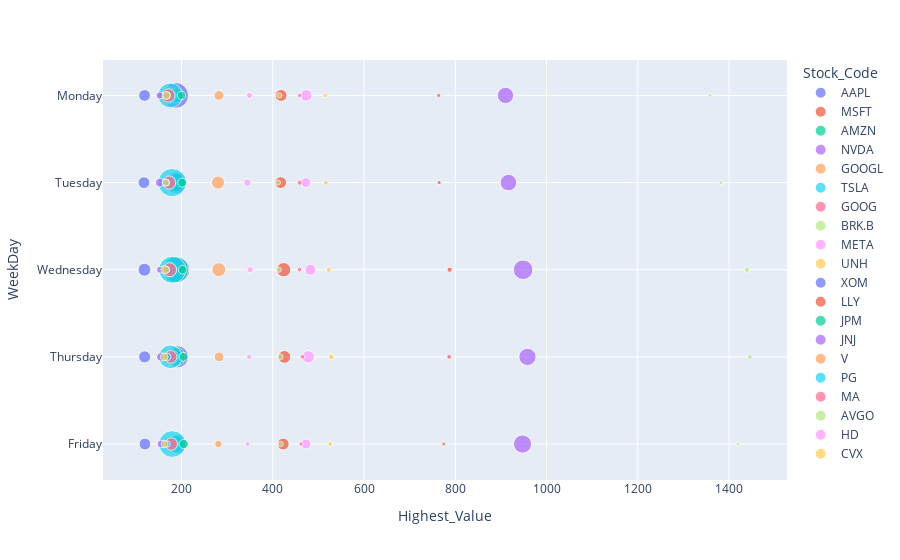

This figure's notebook cell:
### Code cell
# Bubble Garph
px.scatter(cleaned_data[(cleaned_data['Week'] == 20)            ], x='Highest_Value', y= 'WeekDay', color='Stock_Code', size='Volume')

### Figure 1 — Plotly figure (JSON) as saved in the notebook; plotly's stock layout.template omitted (floating-point values rounded to 4 significant figures)
{"data": [{"hovertemplate": "Stock_Code=AAPL<br>Highest_Value=%{x}<br>WeekDay=%{y}<br>Volume=%{marker.size}<extra></extra>", "legendgroup": "AAPL", "marker": {"color": "#636efa", "size": [41282925, 52845230, 70399988, 52393619, 72044809], "sizemode": "area", "sizeref": 216000.0, "symbol": "circle"}, "mode": "markers", "name": "AAPL", "orientation": "h", "showlegend": true, "type": "scatter", "x": [190.8, 191.1, 190.7, 188.3, 187.1], "xaxis": "x", "y": ["Friday", "Thursday", "Wednesday", "Tuesday", "Monday"], "yaxis": "y"}, {"hovertemplate": "Stock_Code=MSFT<br>Highest_Value=%{x}<br>WeekDay=%{y}<br>Volume=%{marker.size}<extra></extra>", "legendgroup": "MSFT", "marker": {"color": "#EF553B", "size": [15352239, 17530050, 22239533, 15109306, 15440226], "sizemode": "area", "sizeref": 216000.0, "symbol": "circle"}, "mode": "markers", "name": "MSFT", "orientation": "h", "showlegend": true, "type": "scatter", "x": [422.9, 425.4, 423.8, 417.5, 418.3], "xaxis": "x", "y": ["Friday", "Thursday", "Wednesday", "Tuesday", "Monday"], "yaxis": "y"}, {"hovertemplate": "Stock_Code=AMZN<br>Highest_Value=%{x}<br>WeekDay=%{y}<br>Volume=%{marker.size}<extra></extra>", "legendgroup": "AMZN", "marker": {"color": "#00cc96", "size": [33175655, 38834450, 75459927, 38698155, 24898613], "sizemode": "area", "sizeref": 216000.0, "symbol": "circle"}, "mode": "markers", "name": "AMZN", "orientation": "h", "showlegend": true, "type": "scatter", "x": [185.3, 187.3, 186.7, 187.7, 188.3], "xaxis": "x", "y": ["Friday", "Thursday", "Wednesday", "Tuesday", "Monday"], "yaxis": "y"}, {"hovertemplate": "Stock_Code=NVDA<br>Highest_Value=%{x}<br>WeekDay=%{y}<br>Volume=%{marker.size}<extra></extra>", "legendgroup": "NVDA", "marker": {"color": "#ab63fa", "size": [35969103, 32395182, 41773545, 29650708, 28968017], "sizemode": "area", "sizeref": 216000.0, "symbol": "circle"}, "mode": "markers", "name": "NVDA", "orientation": "h", "showlegend": true, "type": "scatter", "x": [947.4, 958.2, 948.6, 916.5, 910.0], "xaxis": "x", "y": ["Friday", "Thursday", "Wednesday", "Tuesday", "Monday"], "yaxis": "y"}, {"hovertemplate": "Stock_Code=GOOGL<br>Highest_Value=%{x}<br>WeekDay=%{y}<br>Volume=%{marker.size}<extra></extra>", "legendgroup": "GOOGL", "marker": {"color": "#FFA15A", "size": [24479262, 27867947, 26948370, 25127138, 31327602], "sizemode": "area", "sizeref": 216000.0, "symbol": "circle"}, "mode": "markers", "name": "GOOGL", "orientation": "h", "showlegend": true, "type": "scatter", "x": [176.3, 175.1, 172.7, 171.2, 169.3], "xaxis": "x", "y": ["Friday", "Thursday", "Wednesday", "Tuesday", "Monday"], "yaxis": "y"}, {"hovertemplate": "Stock_Code=TSLA<br>Highest_Value=%{x}<br>WeekDay=%{y}<br>Volume=%{marker.size}<extra></extra>", "legendgroup": "TSLA", "marker": {"color": "#19d3f3", "size": [77445845, 59812220, 79662993, 86407422, 67018903], "sizemode": "area", "sizeref": 216000.0, "symbol": "circle"}, "mode": "markers", "name": "TSLA", "orientation": "h", "showlegend": true, "type": "scatter", "x": [179.6, 175.8, 180, 179.5, 175.4], "xaxis": "x", "y": ["Friday", "Thursday", "Wednesday", "Tuesday", "Monday"], "yaxis": "y"}, {"hovertemplate": "Stock_Code=GOOG<br>Highest_Value=%{x}<br>WeekDay=%{y}<br>Volume=%{marker.size}<extra></extra>", "legendgroup": "GOOG", "marker": {"color": "#FF6692", "size": [16546353, 17247311, 20958245, 18729463, 19648585], "sizemode": "area", "sizeref": 216000.0, "symbol": "circle"}, "mode": "markers", "name": "GOOG", "orientation": "h", "showlegend": true, "type": "scatter", "x": [177.5, 176.3, 174.0, 172.8, 170.9], "xaxis": "x", "y": ["Friday", "Thursday", "Wednesday", "Tuesday", "Monday"], "yaxis": "y"}, {"hovertemplate": "Stock_Code=BRK.B<br>Highest_Value=%{x}<br>WeekDay=%{y}<br>Volume=%{marker.size}<extra></extra>", "legendgroup": "BRK.B", "marker": {"color": "#B6E880", "size": [2990028, 3550693, 2857594, 2674407, 2711154], "sizemode": "area", "sizeref": 216000.0, "symbol": "circle"}, "mode": "markers", "name": "BRK.B", "orientation": "h", "showlegend": true, "type": "scatter", "x": [417.3, 416.3, 413.4, 411.6, 414.3], "xaxis": "x", "y": ["Friday", "Thursday", "Wednesday", "Tuesday", "Monday"], "yaxis": "y"}, {"hovertemplate": "Stock_Code=META<br>Highest_Value=%{x}<br>WeekDay=%{y}<br>Volume=%{marker.size}<extra></extra>", "legendgroup": "META", "marker": {"color": "#FF97FF", "size": [10807289, 16608179, 13100470, 10478553, 14668798], "sizemode": "area", "sizeref": 216000.0, "symbol": "circle"}, "mode": "markers", "name": "META", "orientation": "h", "showlegend": true, "type": "scatter", "x": [472.8, 477.7, 482.5, 472.5, 473.4], "xaxis": "x", "y": ["Friday", "Thursday", "Wednesday", "Tuesday", "Monday"], "yaxis": "y"}, {"hovertemplate": "Stock_Code=UNH<br>Highest_Value=%{x}<br>WeekDay=%{y}<br>Volume=%{marker.size}<extra></extra>", "legendgroup": "UNH", "marker": {"color": "#FECB52", "size": [2657396, 3655775, 2981351, 2949795, 2454689], "sizemode": "area", "sizeref": 216000.0, "symbol": "circle"}, "mode": "markers", "name": "UNH", "orientation": "h", "showlegend": true, "type": "scatter", "x": [525.9, 528.2, 522.6, 516.2, 514.7], "xaxis": "x", "y": ["Friday", "Thursday", "Wednesday", "Tuesday", "Monday"], "yaxis": "y"}, {"hovertemplate": "Stock_Code=XOM<br>Highest_Value=%{x}<br>WeekDay=%{y}<br>Volume=%{marker.size}<extra></extra>", "legendgroup": "XOM", "marker": {"color": "#636efa", "size": [15104469, 15745202, 18244303, 15079131, 15060619], "sizemode": "area", "sizeref": 216000.0, "symbol": "circle"}, "mode": "markers", "name": "XOM", "orientation": "h", "showlegend": true, "type": "scatter", "x": [119.8, 119.3, 118.8, 117.7, 119.0], "xaxis": "x", "y": ["Friday", "Thursday", "Wednesday", "Tuesday", "Monday"], "yaxis": "y"}, {"hovertemplate": "Stock_Code=LLY<br>Highest_Value=%{x}<br>WeekDay=%{y}<br>Volume=%{marker.size}<extra></extra>", "legendgroup": "LLY", "marker": {"color": "#EF553B", "size": [1670317, 2299653, 3038253, 1956229, 1848926], "sizemode": "area", "sizeref": 216000.0, "symbol": "circle"}, "mode": "markers", "name": "LLY", "orientation": "h", "showlegend": true, "type": "scatter", "x": [774.9, 786.5, 787.7, 764.5, 763.5], "xaxis": "x", "y": ["Friday", "Thursday", "Wednesday", "Tuesday", "Monday"], "yaxis": "y"}, {"hovertemplate": "Stock_Code=JPM<br>Highest_Value=%{x}<br>WeekDay=%{y}<br>Volume=%{marker.size}<extra></extra>", "legendgroup": "JPM", "marker": {"color": "#00cc96", "size": [9260490, 8497927, 8369975, 8596175, 7049241], "sizemode": "area", "sizeref": 216000.0, "symbol": "circle"}, "mode": "markers", "name": "JPM", "orientation": "h", "showlegend": true, "type": "scatter", "x": [205.1, 204.5, 202.7, 201.6, 199.8], "xaxis": "x", "y": ["Friday", "Thursday", "Wednesday", "Tuesday", "Monday"], "yaxis": "y"}, {"hovertemplate": "Stock_Code=JNJ<br>Highest_Value=%{x}<br>WeekDay=%{y}<br>Volume=%{marker.size}<extra></extra>", "legendgroup": "JNJ", "marker": {"color": "#ab63fa", "size": [6521794, 7590959, 5547955, 8254171, 5628467], "sizemode": "area", "sizeref": 216000.0, "symbol": "circle"}, "mode": "markers", "name": "JNJ", "orientation": "h", "showlegend": true, "type": "scatter", "x": [154.9, 154.4, 152.9, 152.2, 152], "xaxis": "x", "y": ["Friday", "Thursday", "Wednesday", "Tuesday", "Monday"], "yaxis": "y"}, {"hovertemplate": "Stock_Code=V<br>Highest_Value=%{x}<br>WeekDay=%{y}<br>Volume=%{marker.size}<extra></extra>", "legendgroup": "V", "marker": {"color": "#FFA15A", "size": [6177831, 10341718, 21288365, 18526094, 10528397], "sizemode": "area", "sizeref": 216000.0, "symbol": "circle"}, "mode": "markers", "name": "V", "orientation": "h", "showlegend": true, "type": "scatter", "x": [280.9, 282.4, 281.7, 280.0, 282.1], "xaxis": "x", "y": ["Friday", "Thursday", "Wednesday", "Tuesday", "Monday"], "yaxis": "y"}, {"hovertemplate": "Stock_Code=PG<br>Highest_Value=%{x}<br>WeekDay=%{y}<br>Volume=%{marker.size}<extra></extra>", "legendgroup": "PG", "marker": {"color": "#19d3f3", "size": [4700819, 6793672, 5102897, 6009837, 5725523], "sizemode": "area", "sizeref": 216000.0, "symbol": "circle"}, "mode": "markers", "name": "PG", "orientation": "h", "showlegend": true, "type": "scatter", "x": [168, 168.3, 166.7, 166.1, 167.7], "xaxis": "x", "y": ["Friday", "Thursday", "Wednesday", "Tuesday", "Monday"], "yaxis": "y"}, {"hovertemplate": "Stock_Code=MA<br>Highest_Value=%{x}<br>WeekDay=%{y}<br>Volume=%{marker.size}<extra></extra>", "legendgroup": "MA", "marker": {"color": "#FF6692", "size": [1985903, 2412233, 2437772, 2990997, 2069345], "sizemode": "area", "sizeref": 216000.0, "symbol": "circle"}, "mode": "markers", "name": "MA", "orientation": "h", "showlegend": true, "type": "scatter", "x": [461.7, 464.9, 458.6, 459.0, 458.7], "xaxis": "x", "y": ["Friday", "Thursday", "Wednesday", "Tuesday", "Monday"], "yaxis": "y"}, {"hovertemplate": "Stock_Code=AVGO<br>Highest_Value=%{x}<br>WeekDay=%{y}<br>Volume=%{marker.size}<extra></extra>", "legendgroup": "AVGO", "marker": {"color": "#B6E880", "size": [1817367, 2839503, 3275738, 1942029, 1850703], "sizemode": "area", "sizeref": 216000.0, "symbol": "circle"}, "mode": "markers", "name": "AVGO", "orientation": "h", "showlegend": true, "type": "scatter", "x": [1420.0, 1445.0, 1439.0, 1382.0, 1358.0], "xaxis": "x", "y": ["Friday", "Thursday", "Wednesday", "Tuesday", "Monday"], "yaxis": "y"}, {"hovertemplate": "Stock_Code=HD<br>Highest_Value=%{x}<br>WeekDay=%{y}<br>Volume=%{marker.size}<extra></extra>", "legendgroup": "HD", "marker": {"color": "#FF97FF", "size": [2739006, 3101626, 4151111, 5854302, 4055584], "sizemode": "area", "sizeref": 216000.0, "symbol": "circle"}, "mode": "markers", "name": "HD", "orientation": "h", "showlegend": true, "type": "scatter", "x": [344.9, 348.2, 350.4, 344.3, 348.8], "xaxis": "x", "y": ["Friday", "Thursday", "Wednesday", "Tuesday", "Monday"], "yaxis": "y"}, {"hovertemplate": "Stock_Code=CVX<br>Highest_Value=%{x}<br>WeekDay=%{y}<br>Volume=%{marker.size}<extra></extra>", "legendgroup": "CVX", "marker": {"color": "#FECB52", "size": [5497919, 6409418, 7603063, 4923968, 6848303], "sizemode": "area", "sizeref": 216000.0, "symbol": "circle"}, "mode": "markers", "name": "CVX", "orientation": "h", "showlegend": true, "type": "scatter", "x": [163.0, 162, 163.8, 165.2, 166.9], "xaxis": "x", "y": ["Friday", "Thursday", "Wednesday", "Tuesday", "Monday"], "yaxis": "y"}], "layout": {"legend": {"itemsizing": "constant", "title": {"text": "Stock_Code"}, "tracegroupgap": 0}, "margin": {"t": 60}, "xaxis": {"anchor": "y", "domain": [0, 1], "title": {"text": "Highest_Value"}}, "yaxis": {"anchor": "x", "domain": [0, 1], "title": {"text": "WeekDay"}}}}
